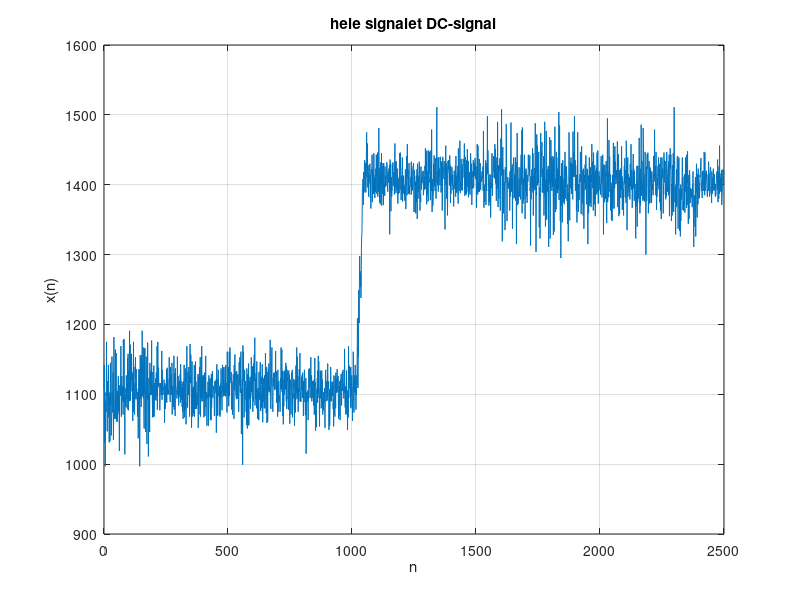
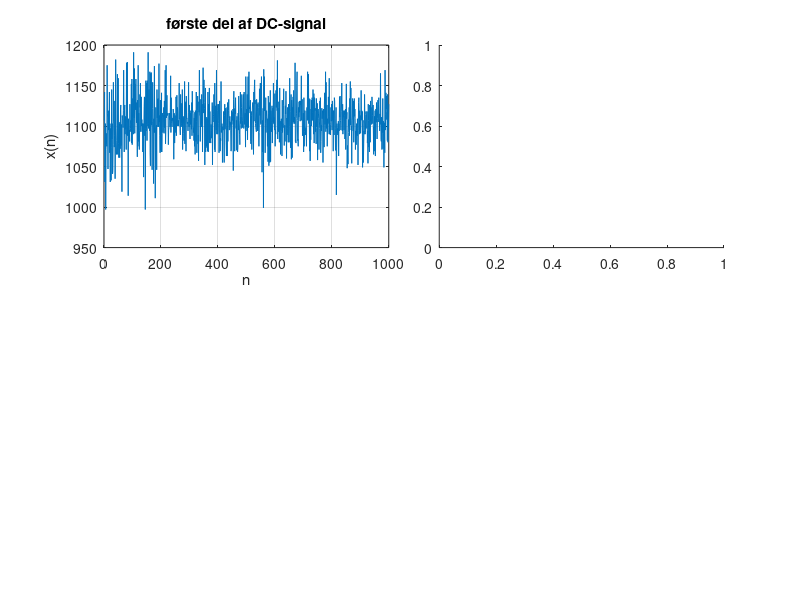

The MATLAB script that drew these images, in order: (Note: this script raises an error after producing the figures.)
%% Midlingsfiltre
%  HTR 20/03-2018

%% Generelt setup:
clear; close all; clc; format compact
Nfft = 2048;
k = 0:Nfft-1;
N = 2500;          %    <-- prøv N = 1e5, hvis teorien skal passe...
n = 0:N-1;


%% Indlæsning af data, samt skabelse af 2 dele af disse

load('vejecelle_data.mat');
x = vejecelle_data;
x1 = vejecelle_data(1:1000);
n1 = (1:1000);
N1 = 1000;
x2 = vejecelle_data(1050:2500);
n2 = (1050:2500);
N2 = 1450;

figure
subplot(1,2,1:2)
plot(n,x), grid
xlabel('n'), ylabel('x(n)'), title('hele signalet DC-signal')

%% MA-filter (ikke-rekursivt) for første del
M = 16;    % filterkoefficienter
hMA = 1/M*ones(1,M); % MA-filter, filterkoefficienter

hMA_imp_resp  = hMA;                        % impulsrespons
hMA_step_resp = filter(hMA,1,ones(1,2*M));  % steprespons
L_MA_trans_resp = M-1;                      % længde af transientrespons
HMA1 = fft(hMA,Nfft);                        % frekvensrespons

yMA1 = filter(hMA,1,x1);            % filtrerer inputsignal for første del
yMA2 = filter(hMA,1,x2);            % filtrerer inputsignal for anden del

var_x1 = var(x1(M:N1));    % varians i 1 signal i del efter transientrespons
var_yMA1 = var(yMA1(M:N1));% varians i 1 signal i del efter transientrespons

var_x2 = var(x2(M:N2));    % varians i 2 signal i del efter transientrespons
var_yMA2 = var(yMA2(M:N2));% varians i 2 signal i del efter transientrespons

%% --- plotting for første signal ---
figure('name', 'første MA-filter')
subplot(2,6,1:3)
plot(n1,x1), grid
xlabel('n'), ylabel('x(n)'), title('første del af DC-signal')

subplot(2,6,4:6)
histogram(x1)
title('histogram')

subplot(2,6,7:10)
plot(n1,x1), grid, hold on
plot(n1,yMA1,'linewidth',2)
xlabel('n'), ylabel('x(n)'), title(['MA-filter, M = ' num2str(M)])
legend('input','output')

subplot(2,6,11:12)
text(0,0.5,...
    {['første MA-filter, M = ' num2str(M)],...
     ['Transientrespons: ' num2str(L_MA_trans_resp) ' samples'],...
     ['Støjeffekt i inputsignal (varians):  ' num2str(var_x1)],...
     ['Støjeffekt i outputsignal (varians): ' num2str(var_yMA1)],...
     ['Reduktion i støjeffekt: ' num2str((var_x1/var_yMA1)) ' gange'],...
     ['Reduktion i støjeffekt: ' num2str(10*log10(var_x1/var_yMA1)) ' dB']})
 axis off

%% --- plotting for andet signal ---
figure('name', 'andet MA-filter')
subplot(2,6,1:3)
plot(n2,x2), grid
xlabel('n'), ylabel('x(n)'), title('anden del af DC-signal')

subplot(2,6,4:6)
histogram(x2)
title('histogram')

subplot(2,6,7:10)
plot(n2,x2), grid, hold on
plot(n2,yMA2,'linewidth',2)
xlabel('n'), ylabel('x(n)'), title(['MA-filter, M = ' num2str(M)])
legend('input','output')

subplot(2,6,11:12)
text(0,0.5,...
    {['første MA-filter, M = ' num2str(M)],...
     ['Transientrespons: ' num2str(L_MA_trans_resp) ' samples'],...
     ['Støjeffekt i inputsignal (varians):  ' num2str(var_x2)],...
     ['Støjeffekt i outputsignal (varians): ' num2str(var_yMA2)],...
     ['Reduktion i støjeffekt: ' num2str((var_x2/var_yMA2)) ' gange'],...
     ['Reduktion i støjeffekt: ' num2str(10*log10(var_x2/var_yMA2)) ' dB']})
 axis off
